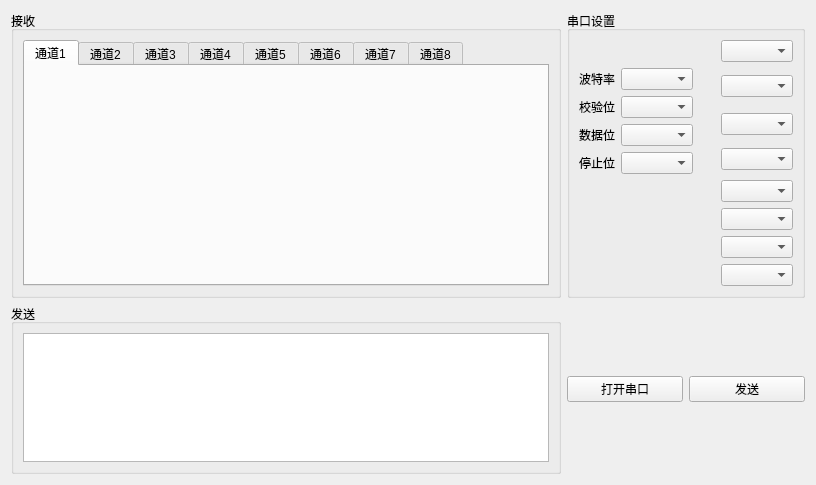
<?xml version="1.0" encoding="UTF-8"?>
<ui version="4.0">
 <class>multicomtest</class>
 <widget class="QWidget" name="multicomtest">
  <property name="geometry">
   <rect>
    <x>0</x>
    <y>0</y>
    <width>816</width>
    <height>485</height>
   </rect>
  </property>
  <property name="windowTitle">
   <string>批量测试串口</string>
  </property>
  <property name="windowIcon">
   <iconset resource="res.qrc">
    <normaloff>:/icon/地球 (1).png</normaloff>:/icon/地球 (1).png</iconset>
  </property>
  <layout class="QGridLayout" name="gridLayout_2">
   <item row="1" column="2">
    <widget class="QPushButton" name="pushButton_2">
     <property name="text">
      <string>发送</string>
     </property>
    </widget>
   </item>
   <item row="1" column="1">
    <widget class="QPushButton" name="pushButton">
     <property name="text">
      <string>打开串口</string>
     </property>
    </widget>
   </item>
   <item row="0" column="0">
    <widget class="QGroupBox" name="groupBox">
     <property name="title">
      <string>接收</string>
     </property>
     <layout class="QGridLayout" name="gridLayout_4">
      <item row="0" column="0">
       <widget class="QTabWidget" name="tabWidget">
        <property name="currentIndex">
         <number>0</number>
        </property>
        <widget class="QWidget" name="tab">
         <attribute name="title">
          <string>通道1</string>
         </attribute>
        </widget>
        <widget class="QWidget" name="tab_2">
         <attribute name="title">
          <string>通道2</string>
         </attribute>
        </widget>
        <widget class="QWidget" name="tab_3">
         <attribute name="title">
          <string>通道3</string>
         </attribute>
        </widget>
        <widget class="QWidget" name="tab_4">
         <attribute name="title">
          <string>通道4</string>
         </attribute>
        </widget>
        <widget class="QWidget" name="tab_5">
         <attribute name="title">
          <string>通道5</string>
         </attribute>
        </widget>
        <widget class="QWidget" name="tab_6">
         <attribute name="title">
          <string>通道6</string>
         </attribute>
        </widget>
        <widget class="QWidget" name="tab_7">
         <attribute name="title">
          <string>通道7</string>
         </attribute>
        </widget>
        <widget class="QWidget" name="tab_8">
         <attribute name="title">
          <string>通道8</string>
         </attribute>
        </widget>
       </widget>
      </item>
     </layout>
    </widget>
   </item>
   <item row="0" column="1" colspan="2">
    <widget class="QGroupBox" name="groupBox_3">
     <property name="title">
      <string>串口设置</string>
     </property>
     <layout class="QGridLayout" name="gridLayout">
      <item row="6" column="2">
       <widget class="QComboBox" name="comboBox_11"/>
      </item>
      <item row="3" column="2">
       <widget class="QComboBox" name="comboBox_8"/>
      </item>
      <item row="5" column="2">
       <widget class="QComboBox" name="comboBox_10"/>
      </item>
      <item row="4" column="2">
       <widget class="QComboBox" name="comboBox_9"/>
      </item>
      <item row="3" column="1">
       <widget class="QLabel" name="label_11">
        <property name="styleSheet">
         <string notr="true">min-width:     16px;  
min-height:    16px;     
max-width:     16px;     
max-height:    16px;     
border-radius: 8px;      
border:1px;  
background: red；        </string>
        </property>
        <property name="text">
         <string/>
        </property>
       </widget>
      </item>
      <item row="7" column="1">
       <widget class="QLabel" name="label_12">
        <property name="styleSheet">
         <string notr="true">min-width:     16px;  
min-height:    16px;     
max-width:     16px;     
max-height:    16px;     
border-radius: 8px;      
border:1px;  
background: red；        </string>
        </property>
        <property name="text">
         <string/>
        </property>
       </widget>
      </item>
      <item row="6" column="1">
       <widget class="QLabel" name="label_10">
        <property name="styleSheet">
         <string notr="true">min-width:     16px;  
min-height:    16px;     
max-width:     16px;     
max-height:    16px;     
border-radius: 8px;      
border:1px;  
background: red；        </string>
        </property>
        <property name="text">
         <string/>
        </property>
       </widget>
      </item>
      <item row="7" column="2">
       <widget class="QComboBox" name="comboBox_12"/>
      </item>
      <item row="1" column="2">
       <widget class="QComboBox" name="comboBox_6"/>
      </item>
      <item row="5" column="1">
       <widget class="QLabel" name="label_9">
        <property name="styleSheet">
         <string notr="true">min-width:     16px;  
min-height:    16px;     
max-width:     16px;     
max-height:    16px;     
border-radius: 8px;      
border:1px;  
background: red；        </string>
        </property>
        <property name="text">
         <string/>
        </property>
       </widget>
      </item>
      <item row="0" column="2">
       <widget class="QComboBox" name="comboBox_5"/>
      </item>
      <item row="2" column="1">
       <widget class="QLabel" name="label_7">
        <property name="styleSheet">
         <string notr="true">min-width:     16px;  
min-height:    16px;     
max-width:     16px;     
max-height:    16px;     
border-radius: 8px;      
border:1px;  
background: red；        </string>
        </property>
        <property name="text">
         <string/>
        </property>
       </widget>
      </item>
      <item row="0" column="1">
       <widget class="QLabel" name="label_5">
        <property name="styleSheet">
         <string notr="true">min-width:     16px;  
min-height:    16px;     
max-width:     16px;     
max-height:    16px;     
border-radius: 8px;      
border:1px;  
background: red；        </string>
        </property>
        <property name="text">
         <string/>
        </property>
       </widget>
      </item>
      <item row="1" column="1">
       <widget class="QLabel" name="label_6">
        <property name="styleSheet">
         <string notr="true">min-width:     16px;  
min-height:    16px;     
max-width:     16px;     
max-height:    16px;     
border-radius: 8px;      
border:1px;  
background: red；        </string>
        </property>
        <property name="text">
         <string/>
        </property>
       </widget>
      </item>
      <item row="2" column="2">
       <widget class="QComboBox" name="comboBox_7"/>
      </item>
      <item row="4" column="1">
       <widget class="QLabel" name="label_8">
        <property name="styleSheet">
         <string notr="true">min-width:     16px;  
min-height:    16px;     
max-width:     16px;     
max-height:    16px;     
border-radius: 8px;      
border:1px;  
background: red；        </string>
        </property>
        <property name="text">
         <string/>
        </property>
       </widget>
      </item>
      <item row="1" column="0" rowspan="3">
       <layout class="QGridLayout" name="gridLayout_3">
        <item row="0" column="0">
         <widget class="QLabel" name="label">
          <property name="text">
           <string>波特率</string>
          </property>
         </widget>
        </item>
        <item row="0" column="1">
         <widget class="QComboBox" name="comboBox"/>
        </item>
        <item row="1" column="0">
         <widget class="QLabel" name="label_2">
          <property name="text">
           <string>校验位</string>
          </property>
         </widget>
        </item>
        <item row="1" column="1">
         <widget class="QComboBox" name="comboBox_2"/>
        </item>
        <item row="2" column="0">
         <widget class="QLabel" name="label_3">
          <property name="text">
           <string>数据位</string>
          </property>
         </widget>
        </item>
        <item row="2" column="1">
         <widget class="QComboBox" name="comboBox_3"/>
        </item>
        <item row="3" column="0">
         <widget class="QLabel" name="label_4">
          <property name="text">
           <string>停止位</string>
          </property>
         </widget>
        </item>
        <item row="3" column="1">
         <widget class="QComboBox" name="comboBox_4"/>
        </item>
       </layout>
      </item>
     </layout>
    </widget>
   </item>
   <item row="1" column="0">
    <widget class="QGroupBox" name="groupBox_2">
     <property name="title">
      <string>发送</string>
     </property>
     <layout class="QHBoxLayout" name="horizontalLayout">
      <item>
       <widget class="QTextEdit" name="textEdit"/>
      </item>
     </layout>
    </widget>
   </item>
  </layout>
 </widget>
 <resources>
  <include location="res.qrc"/>
 </resources>
 <connections/>
</ui>
